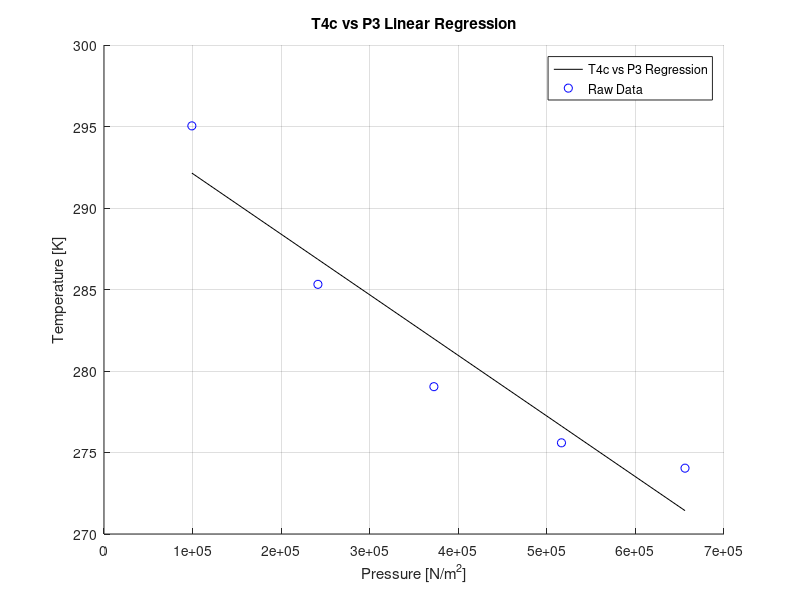
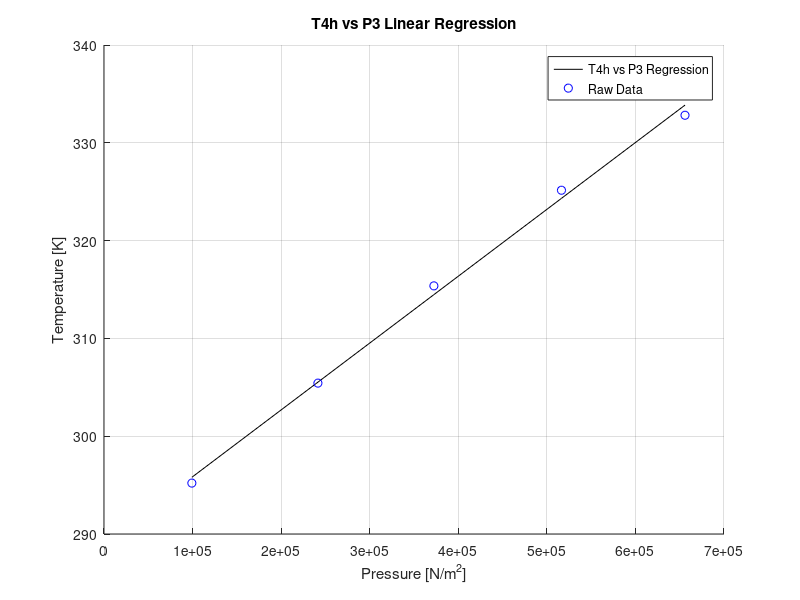
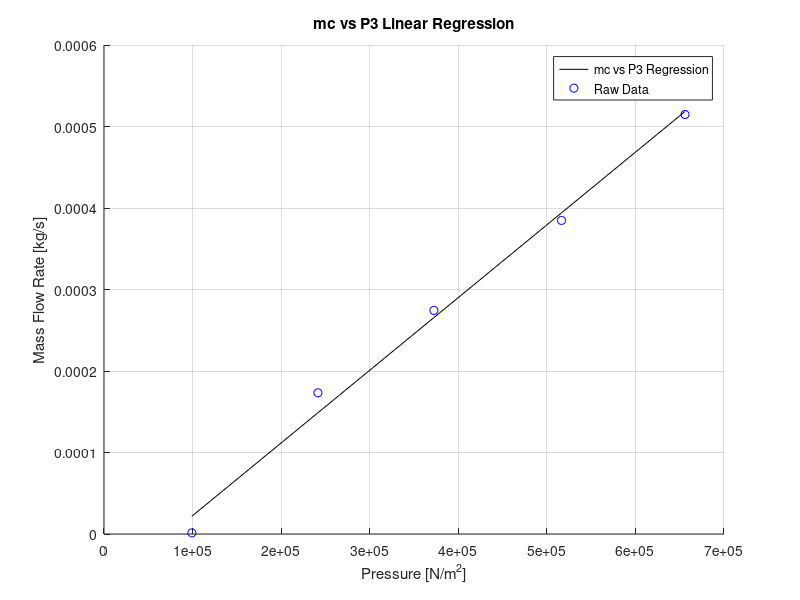
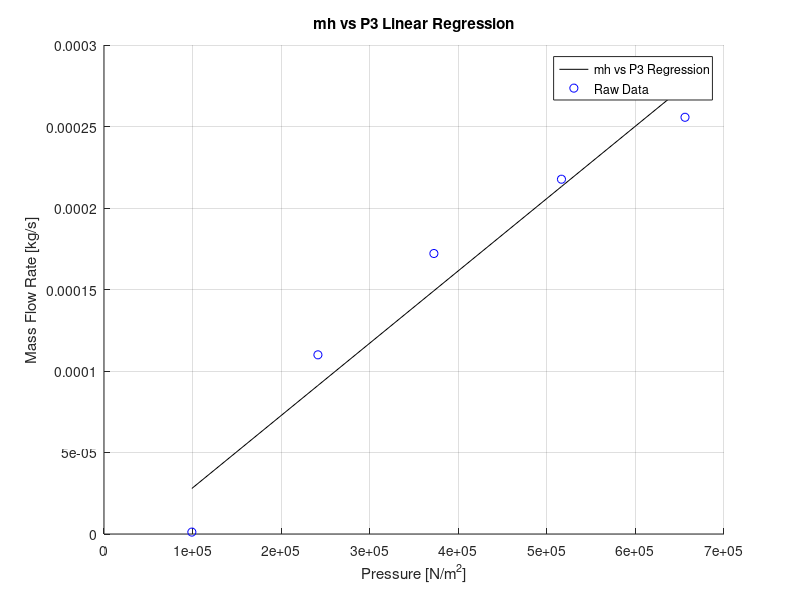

MATLAB code for these plots, in order:
% Refrigeration Homework
% Last Modified: 07-12-2021
% Last Modified By: Aidan Brook

% Reset Console
clc
clear all
clf
%% recreate table

%constants
    plab = 990 * 100; %990 mbar to N/m2
    amb_temp = 20.5 + 273.15; %20.5 C to K
    R = 287; %gas constant
    cp = 1006; %pressure constant

%initialize table variables
    nom_psi = [0,20,40,60,80];
    P3 = [0.028,20.67,39.66,60.55,80.78];
    T4h = [71.7,90.1,108,125.6,139.4];
    T4c = [71.4,53.9,42.6,36.4,33.6];
    Tload = [71.8,65.1,53.7,46.4,42.4];
    T5 = [71.6,68.9,62.0,56.4,53];
    Vc = [0.07,8.85,13.83,19.19,25.5];
    Vh = [0.06,5.84,9.44,12.31,14.8];

%convert gauge p to N/m2 absolute pressure = gauge_p + ambient_p
    P3 = (P3 .*6895)  + plab; 

%absolute temperatures (K)
    T4h = ((5./9) .* (T4h - 32)) + 273.15;
    T4c = ((5./9) .* (T4c - 32)) + 273.15;
    Tload = ((5./9) .* (Tload - 32)) + 273.15;
    T5 = ((5./9) .* (T5 - 32)) + 273.15;

%mass flow rates to kg/s
    Vc = Vc ./ 60000;
    Vh = Vh ./ 60000;
    mc = (plab .* Vc)./(R .* T5);
    mh = (plab .* Vh)./(R .* T4h);
    input_m = mc + mh;

%% Regression

[x1,y1] = polyfit(P3,T4c,1);%lin reg T4c
[x2,y2] = polyfit(P3,T4h,1);%lin reg T4h
[x3,y3] = polyfit(P3,mc,1);%lin reg mc
[x4,y4] = polyfit(P3,mh,1);%lin reg mh

%plotting T4c vs P3
figure(1)
hold on
grid on
plot(P3,(x1(1).*P3) + x1(2),'k-')
plot(P3,T4c,'bo')
xlabel('Pressure [N/m^2]')
ylabel('Temperature [K]')
legend('T4c vs P3 Regression','Raw Data')
title('T4c vs P3 Linear Regression')
hold off

%plotting T4h vs P3
figure(2)
hold on
grid on
plot(P3,(x2(1).*P3) + x2(2),'k-')
plot(P3,T4h,'bo')
xlabel('Pressure [N/m^2]')
ylabel('Temperature [K]')
legend('T4h vs P3 Regression','Raw Data')
title('T4h vs P3 Linear Regression')
hold off

%plotting mc vs P3
figure(3)
hold on
grid on
plot(P3,(x3(1).*P3) + x3(2),'k-')
plot(P3,mc,'bo')
xlabel('Pressure [N/m^2]')
ylabel('Mass Flow Rate [kg/s]')
legend('mc vs P3 Regression','Raw Data')
title('mc vs P3 Linear Regression')
hold off

%plotting mh vs P3
figure(4)
hold on
grid on
plot(P3,(x4(1).*P3) + x4(2),'k-')
plot(P3,mh,'bo')
xlabel('Pressure [N/m^2]')
ylabel('Mass Flow Rate [kg/s]')
legend('mh vs P3 Regression','Raw Data')
title('mh vs P3 Linear Regression')
hold off

%% Insulation Thermal Resistance

Rins_0 = (amb_temp - Tload(1)) ./ (mc(1) .* cp .* (T5(1) - T4c(1))) %for nom psi = 0
Rins_20 = (amb_temp - Tload(2)) ./ (mc(2) .* cp .* (T5(2) - T4c(2))) %for nom psi = 20
Rins_40 = (amb_temp - Tload(3)) ./ (mc(3) .* cp .* (T5(3) - T4c(3))) %for nom psi = 40
Rins_60 = (amb_temp - Tload(4)) ./ (mc(4) .* cp .* (T5(4) - T4c(4))) %for nom psi = 60
Rins_80 = (amb_temp - Tload(5)) ./ (mc(5) .* cp .* (T5(5) - T4c(5))) %for nom psi = 80

